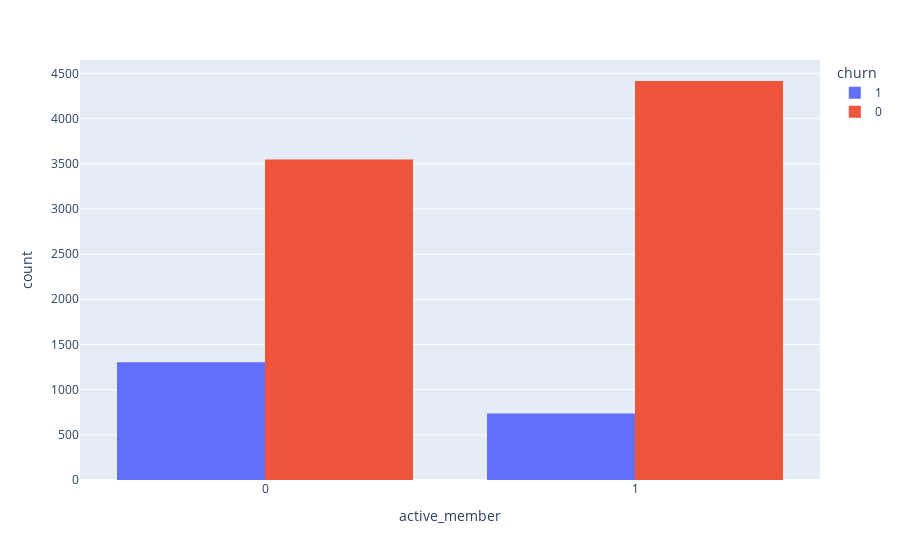

The notebook cell this image was saved under:
### Markdown cell above
### the most of customers are churn when thier ages are between 38 to 50 years old
### the most of customers are non-churn and have accounts in the bank that thier ages are between 25 to 40 years old

### Code cell
px.histogram(df,x='active_member', color = 'churn',barmode = 'group')

### Figure 1 — Plotly figure (JSON) as saved in the notebook; plotly's stock layout.template omitted (floating-point values rounded to 4 significant figures; data arrays with more than 128 entries replaced by an {"elided": "..."} marker saying what was removed)
{"data": [{"alignmentgroup": "True", "bingroup": "x", "hovertemplate": "churn=1<br>active_member=%{x}<br>count=%{y}<extra></extra>", "legendgroup": "1", "marker": {"color": "#636efa", "pattern": {"shape": ""}}, "name": "1", "offsetgroup": "1", "orientation": "v", "showlegend": true, "type": "histogram", "x": {"elided": "2037 int values"}, "xaxis": "x", "yaxis": "y"}, {"alignmentgroup": "True", "bingroup": "x", "hovertemplate": "churn=0<br>active_member=%{x}<br>count=%{y}<extra></extra>", "legendgroup": "0", "marker": {"color": "#EF553B", "pattern": {"shape": ""}}, "name": "0", "offsetgroup": "0", "orientation": "v", "showlegend": true, "type": "histogram", "x": {"elided": "7963 int values"}, "xaxis": "x", "yaxis": "y"}], "layout": {"barmode": "group", "legend": {"title": {"text": "churn"}, "tracegroupgap": 0}, "margin": {"t": 60}, "xaxis": {"anchor": "y", "domain": [0, 1], "title": {"text": "active_member"}}, "yaxis": {"anchor": "x", "domain": [0, 1], "title": {"text": "count"}}}}
